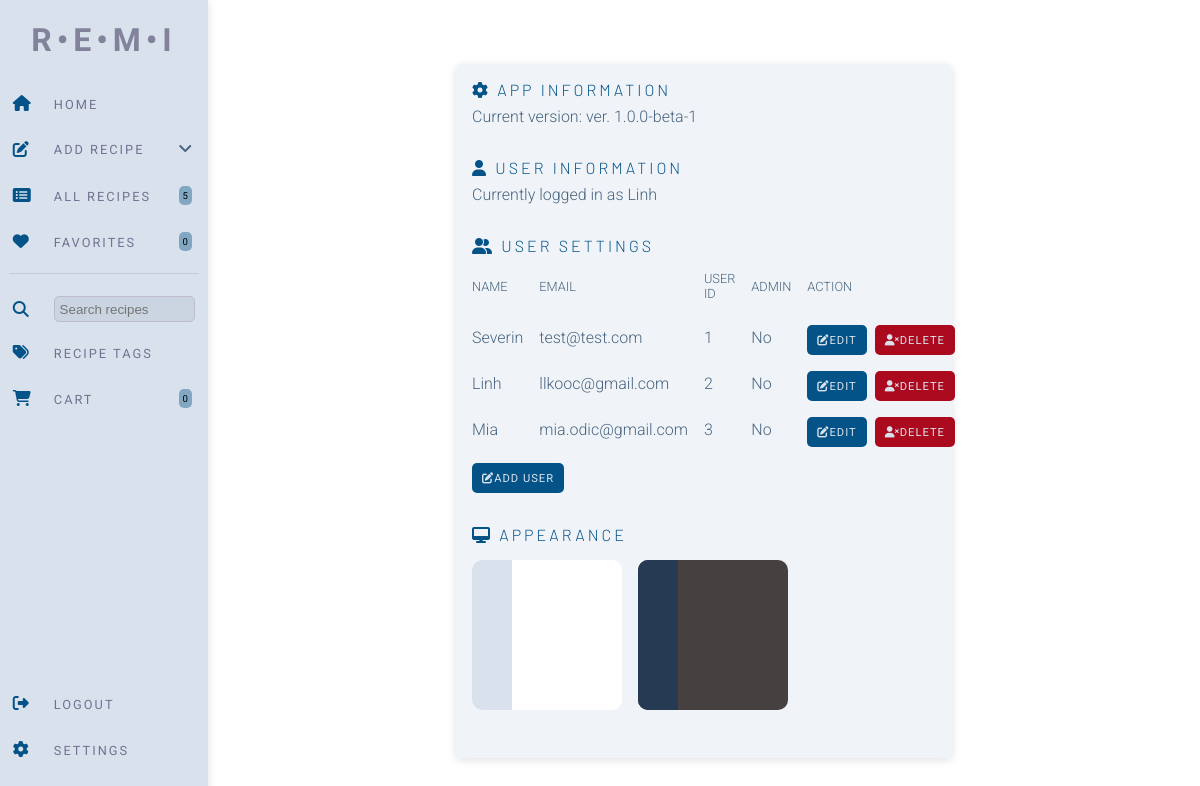
Screenshot of /settings (signed in) with the database file from the repository.
### website/models.py (models this page shows)
class User(db.Model, UserMixin):
    id = db.Column(db.Integer, primary_key=True)
    email = db.Column(db.String(150), unique=True)
    password = db.Column(db.String(150))
    first_name = db.Column(db.String(50))
    admin = db.Column(db.Boolean, default=False)
    recipes = db.relationship('Recipe')

### website/views.py (the view, shortened to what this page needs)
@views.route('/settings', methods=['GET', 'POST'])
@login_required
def settings():
    favorite_total = Recipe.query.filter_by(username=current_user.id, favorite=True).count()
    total_recipes = Recipe.query.filter_by(username=current_user.id).count()
    shopping_list = ShoppingList.query.filter_by(username=current_user.id).count()
    all_users = User.query.all()
    return render_template("settings.html", favorite_total=favorite_total, total_recipes=total_recipes, shopping_list=shopping_list, user=current_user,
                           all_users=all_users)

### website/__init__.py (called while the page is built)
def create_app():
    app = Flask(__name__)
    app.config['SECRET_KEY'] = 'sdf897sdf987'
    app.config['SQLALCHEMY_DATABASE_URI'] = f'sqlite:///{DB_NAME}'
    db.init_app(app)
    migrate.init_app(app, db)
    from .views import views
    from .auth import auth
    app.register_blueprint(views, url_prefix='/')
    app.register_blueprint(auth, url_prefix='/')
    from .models import User, Recipe
    with app.app_context():
        db.create_all()
    login_manager = LoginManager()
    login_manager.login_view = 'auth.login'
    login_manager.init_app(app)
    @login_manager.user_loader
    def load_user(id):
        return User.query.get(int(id))
    return app

### website/templates/settings.html (shortened to what this page needs)
{% extends "base.html" %} {% block title %}Home{% endblock %} {% block
    content %}
    <div class="body-wrapper-settings">
      <div class="settings-display">
        <div class="title-settings">
          <i class="fa-solid fa-gear"></i> App Information
        </div>
        <div class="content-settings">
          Current version: ver. 1.0.0-beta-1
        </div>
        <div class="title-settings">
          <i class="fa-solid fa-user"></i> User information
        </div>
        <div class="content-settings">
          Currently logged in as {{ user.first_name }}
        </div>
        <div class="title-settings">
          <i class="fa-solid fa-user-group"></i> User Settings
        </div>
        <div class="content-settings">
          <div class="users-headings">
            <span class="user-info-heading">Name</span>
            <span class="user-info-heading">Email</span>
            <span class="user-info-heading">User ID</span>
            <span class="user-info-heading">Admin</span>
            <span class="user-info-heading">Action</span>
            {% for user in all_users %}
            <span class="user-info">{{ user.first_name }}</span>
            <span class="user-info">{{ user.email }}</span>
            <span class="user-info">{{ user.id }}</span>
            <span class="user-info">{% if user.admin %}Yes{% else %}No{% endif %}</span>
            <span class="user-control"><button class="button-user-primary"><i class="fa-solid fa-pen-to-square"></i> Edit</button><button class="button-user-delete" id="deleteUser" onclick="deleteUser({{ user.id }}, '{{ user.first_name }}')"><i class="fa-solid fa-user-xmark"></i> Delete</button></span>
          {% endfor %}
          </div>
          <div class="add-user">
          <button class="button-user-primary" id="addUser"><i class="fa-solid fa-pen-to-square"></i> Add User</button>
          </div>
        </div>
        <div class="title-settings">
          <i class="fa-solid fa-desktop"></i> Appearance
        </div>
        <div class="content-settings-theme">
          <div class="theme-container-light">
            <div class="nav-light">
            </div>
          </div>
          <div class="theme-container-dark">
            <div class="nav-dark">
            </div>
          </div>
        </div>
      </div>
    </div>
    {% endblock %}

### website/static/css/index.css (style rules this page uses)
* { margin: 0; padding: 0; box-sizing: border-box; }
body { position: relative; }
:root { --nav-background: #D9E2EC; --main-background: white; --logo-color: rgba(49, 41, 77, 0.512); --nav-items-color: #486581; --nav-icon-color: #035388; --nav-items-hover: #BCCCDC; --nav-text-color: rgba(68, 60, 104, 0.678); --search-input-color: #c1cdda92; --pill-background: #31719b85; --recipe-card-background: #F0F4F8; --primary-button: #035388; --secondary-button: #D9E2EC; --recipe-tag-background: #f0f4f8e5; --instructions-background: #f0f4f8c7; --modal-delete: #AB091E; }
.users-headings { display: grid; border-color: rgb(191, 186, 205); grid-template-columns: 1fr 1fr 1fr 1fr auto; align-items: center; gap: 1rem; margin-bottom: .5rem; margin-top: .5rem; grid-auto-flow: row; }
.user-info-heading { text-transform: uppercase; font-size: .8rem; margin-bottom: .5rem; }
.user-info { margin-bottom: .3rem; }
.button-user-primary { background-color: var(--primary-button); border: none; border-radius: 5px; height: 30px; display: flex; align-items: center; justify-content: center; padding: 3px; padding-left: 10px; padding-right: 10px; text-transform: uppercase; font-family: 'Roboto', sans-serif; letter-spacing: 1px; font-size: .7rem; color: #D9E2EC; align-self: start; }
.button-user-delete { background-color: var(--modal-delete); border: none; border-radius: 5px; height: 30px; display: flex; align-items:center; justify-content: center; padding: 3px; padding-left: 10px; padding-right: 10px; text-transform: uppercase; font-family: 'Roboto', sans-serif; letter-spacing: 1px; font-size: .7rem; color: #D9E2EC; align-self: start; }
.user-control { display: flex; gap: .5rem; }
.add-user { display: flex; margin-top: 1rem; }
.theme-container-light { width: 150px; height: 150px; display: flex; border-radius: 10px; background-color: var(--main-background); }
.nav-light { width: 40px; height: 100%; border-top-left-radius: 10px; border-bottom-left-radius: 10px; background-color: var(--nav-background); }
.theme-container-dark { width: 150px; height: 150px; display: flex; border-radius: 10px; background-color: #464041; }
.nav-dark { width: 40px; height: 100%; border-top-left-radius: 10px; border-bottom-left-radius: 10px; background-color: #243B53; }
.body-wrapper-settings { display: flex; width: 100%; justify-content: center; margin-top: 4rem; }
.settings-display { width: 50%; display: flex; flex-direction: column; padding: 1rem; background-color: var(--recipe-card-background); border-radius: 5px; margin: 0; position: relative; box-shadow: rgba(99, 99, 99, 0.2) 0px 2px 8px 0px; }
.title-settings { font-family: 'Barlow', sans-serif; color: var(--nav-icon-color); text-transform: uppercase; letter-spacing: 3px; font-size: 1rem; font-weight: 300; margin-bottom: .5rem; }
.content-settings { margin-bottom: 2rem; font-family: 'Roboto', sans-serif; color: var(--nav-items-color); font-weight: 300; }
.content-settings-theme { margin-bottom: 2rem; margin-top: .5rem; display: flex; gap: 1rem; font-family: 'Roboto', sans-serif; color: var(--nav-items-color); font-weight: 300; }

### rows the page displays
User: first_name "Linh", email "llkooc@gmail.com", id "2", shows "No"
User: first_name "Severin", email "test@test.com", id "1", shows "No"
User: first_name "Mia", email "mia.odic@gmail.com", id "3", shows "No"

### other values shown
{{ total_recipes }} "5"
{{ favorite_total }} "0"
